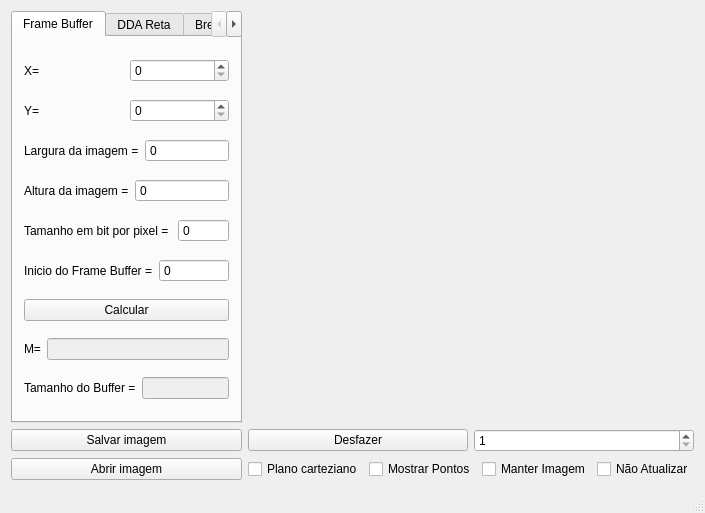
<?xml version="1.0" encoding="UTF-8"?>
<ui version="4.0">
 <class>MainWindow</class>
 <widget class="QMainWindow" name="MainWindow">
  <property name="windowModality">
   <enum>Qt::NonModal</enum>
  </property>
  <property name="enabled">
   <bool>true</bool>
  </property>
  <property name="geometry">
   <rect>
    <x>0</x>
    <y>0</y>
    <width>654</width>
    <height>513</height>
   </rect>
  </property>
  <property name="minimumSize">
   <size>
    <width>0</width>
    <height>0</height>
   </size>
  </property>
  <property name="maximumSize">
   <size>
    <width>1920</width>
    <height>1080</height>
   </size>
  </property>
  <property name="windowTitle">
   <string>Projeto de Computacao grafica</string>
  </property>
  <property name="windowIcon">
   <iconset resource="img.qrc">
    <normaloff>:/new/prefix1/img/ceub.jpg</normaloff>:/new/prefix1/img/ceub.jpg</iconset>
  </property>
  <widget class="QWidget" name="centralWidget">
   <layout class="QGridLayout" name="gridLayout">
    <item row="4" column="1">
     <layout class="QHBoxLayout" name="horizontalLayout_29">
      <property name="sizeConstraint">
       <enum>QLayout::SetMaximumSize</enum>
      </property>
      <item>
       <widget class="QCheckBox" name="cbDesenharPlano">
        <property name="text">
         <string>Plano carteziano</string>
        </property>
       </widget>
      </item>
      <item>
       <widget class="QCheckBox" name="cbMostrarPontos">
        <property name="text">
         <string>Mostrar Pontos</string>
        </property>
       </widget>
      </item>
      <item>
       <widget class="QCheckBox" name="cbManterImagem">
        <property name="text">
         <string>Manter Imagem</string>
        </property>
       </widget>
      </item>
      <item>
       <widget class="QCheckBox" name="cbNaoAtualizar">
        <property name="text">
         <string>Não Atualizar</string>
        </property>
       </widget>
      </item>
     </layout>
    </item>
    <item row="3" column="0">
     <widget class="QPushButton" name="btSalvarImagem">
      <property name="text">
       <string>Salvar imagem</string>
      </property>
     </widget>
    </item>
    <item row="4" column="0">
     <widget class="QPushButton" name="btAbrirImagem">
      <property name="text">
       <string>Abrir imagem</string>
      </property>
     </widget>
    </item>
    <item row="3" column="1">
     <layout class="QHBoxLayout" name="horizontalLayout_34">
      <item>
       <widget class="QPushButton" name="btDesfazer">
        <property name="text">
         <string>Desfazer</string>
        </property>
       </widget>
      </item>
      <item>
       <widget class="QSpinBox" name="sbMultiplicador">
        <property name="minimum">
         <number>1</number>
        </property>
       </widget>
      </item>
     </layout>
    </item>
    <item row="1" column="0">
     <layout class="QVBoxLayout" name="verticalLayout_14">
      <property name="sizeConstraint">
       <enum>QLayout::SetMaximumSize</enum>
      </property>
      <item>
       <widget class="QTabWidget" name="tabWidget">
        <property name="sizePolicy">
         <sizepolicy hsizetype="Preferred" vsizetype="Preferred">
          <horstretch>0</horstretch>
          <verstretch>0</verstretch>
         </sizepolicy>
        </property>
        <property name="minimumSize">
         <size>
          <width>0</width>
          <height>0</height>
         </size>
        </property>
        <property name="maximumSize">
         <size>
          <width>600</width>
          <height>16777215</height>
         </size>
        </property>
        <property name="tabPosition">
         <enum>QTabWidget::North</enum>
        </property>
        <property name="tabShape">
         <enum>QTabWidget::Rounded</enum>
        </property>
        <property name="currentIndex">
         <number>0</number>
        </property>
        <property name="elideMode">
         <enum>Qt::ElideNone</enum>
        </property>
        <property name="movable">
         <bool>false</bool>
        </property>
        <widget class="QWidget" name="tabFrame">
         <attribute name="title">
          <string>Frame Buffer</string>
         </attribute>
         <layout class="QVBoxLayout" name="verticalLayout_3">
          <item>
           <layout class="QHBoxLayout" name="horizontalLayout_30">
            <item>
             <widget class="QLabel" name="label_14">
              <property name="text">
               <string>X=</string>
              </property>
             </widget>
            </item>
            <item>
             <widget class="QSpinBox" name="sbXFrame">
              <property name="maximum">
               <number>400</number>
              </property>
             </widget>
            </item>
           </layout>
          </item>
          <item>
           <layout class="QHBoxLayout" name="horizontalLayout_31">
            <item>
             <widget class="QLabel" name="label_32">
              <property name="text">
               <string>Y=</string>
              </property>
             </widget>
            </item>
            <item>
             <widget class="QSpinBox" name="sbYFrame">
              <property name="maximum">
               <number>400</number>
              </property>
             </widget>
            </item>
           </layout>
          </item>
          <item>
           <layout class="QHBoxLayout" name="horizontalLayout_24">
            <item>
             <widget class="QLabel" name="label_34">
              <property name="text">
               <string>Largura da imagem =</string>
              </property>
             </widget>
            </item>
            <item>
             <widget class="QSpinBox" name="sbW">
              <property name="buttonSymbols">
               <enum>QAbstractSpinBox::NoButtons</enum>
              </property>
              <property name="maximum">
               <number>999999999</number>
              </property>
             </widget>
            </item>
           </layout>
          </item>
          <item>
           <layout class="QHBoxLayout" name="horizontalLayout_21">
            <item>
             <widget class="QLabel" name="label_33">
              <property name="text">
               <string>Altura da imagem =</string>
              </property>
             </widget>
            </item>
            <item>
             <widget class="QSpinBox" name="sbH">
              <property name="buttonSymbols">
               <enum>QAbstractSpinBox::NoButtons</enum>
              </property>
              <property name="maximum">
               <number>999999999</number>
              </property>
             </widget>
            </item>
           </layout>
          </item>
          <item>
           <layout class="QHBoxLayout" name="horizontalLayout_22">
            <item>
             <widget class="QLabel" name="label_35">
              <property name="text">
               <string>Tamanho em bit por pixel = </string>
              </property>
             </widget>
            </item>
            <item>
             <widget class="QSpinBox" name="sbT">
              <property name="buttonSymbols">
               <enum>QAbstractSpinBox::NoButtons</enum>
              </property>
              <property name="maximum">
               <number>999999999</number>
              </property>
             </widget>
            </item>
           </layout>
          </item>
          <item>
           <layout class="QHBoxLayout" name="horizontalLayout_25">
            <item>
             <widget class="QLabel" name="label_36">
              <property name="text">
               <string>Inicio do Frame Buffer =</string>
              </property>
             </widget>
            </item>
            <item>
             <widget class="QSpinBox" name="sbFB">
              <property name="buttonSymbols">
               <enum>QAbstractSpinBox::NoButtons</enum>
              </property>
              <property name="maximum">
               <number>999999999</number>
              </property>
             </widget>
            </item>
           </layout>
          </item>
          <item>
           <widget class="QPushButton" name="btFrameBuffer">
            <property name="text">
             <string>Calcular</string>
            </property>
           </widget>
          </item>
          <item>
           <layout class="QHBoxLayout" name="horizontalLayout_23">
            <item>
             <widget class="QLabel" name="label_37">
              <property name="text">
               <string>M=</string>
              </property>
             </widget>
            </item>
            <item>
             <widget class="QLineEdit" name="leM">
              <property name="enabled">
               <bool>false</bool>
              </property>
             </widget>
            </item>
           </layout>
          </item>
          <item>
           <layout class="QHBoxLayout" name="horizontalLayout_26">
            <item>
             <widget class="QLabel" name="label_38">
              <property name="text">
               <string>Tamanho do Buffer =</string>
              </property>
             </widget>
            </item>
            <item>
             <widget class="QLineEdit" name="leTamanhoBuffer">
              <property name="enabled">
               <bool>false</bool>
              </property>
             </widget>
            </item>
           </layout>
          </item>
         </layout>
        </widget>
        <widget class="QWidget" name="tabDDAReta">
         <attribute name="title">
          <string>DDA Reta</string>
         </attribute>
         <layout class="QVBoxLayout" name="verticalLayout">
          <item>
           <layout class="QHBoxLayout" name="horizontalLayout_2">
            <property name="sizeConstraint">
             <enum>QLayout::SetMinimumSize</enum>
            </property>
            <item>
             <widget class="QLabel" name="label">
              <property name="text">
               <string>A = (</string>
              </property>
             </widget>
            </item>
            <item>
             <widget class="QSpinBox" name="leX1">
              <property name="accelerated">
               <bool>false</bool>
              </property>
              <property name="minimum">
               <number>-100</number>
              </property>
              <property name="maximum">
               <number>100</number>
              </property>
              <property name="singleStep">
               <number>1</number>
              </property>
              <property name="stepType">
               <enum>QAbstractSpinBox::AdaptiveDecimalStepType</enum>
              </property>
              <property name="value">
               <number>0</number>
              </property>
             </widget>
            </item>
            <item>
             <widget class="QLabel" name="label_2">
              <property name="text">
               <string>,</string>
              </property>
             </widget>
            </item>
            <item>
             <widget class="QSpinBox" name="leY1">
              <property name="accelerated">
               <bool>false</bool>
              </property>
              <property name="minimum">
               <number>-100</number>
              </property>
              <property name="maximum">
               <number>100</number>
              </property>
              <property name="singleStep">
               <number>1</number>
              </property>
              <property name="stepType">
               <enum>QAbstractSpinBox::AdaptiveDecimalStepType</enum>
              </property>
              <property name="value">
               <number>0</number>
              </property>
             </widget>
            </item>
            <item>
             <widget class="QLabel" name="label_3">
              <property name="text">
               <string>)</string>
              </property>
             </widget>
            </item>
           </layout>
          </item>
          <item>
           <layout class="QHBoxLayout" name="horizontalLayout">
            <property name="sizeConstraint">
             <enum>QLayout::SetMinimumSize</enum>
            </property>
            <item>
             <widget class="QLabel" name="label_4">
              <property name="text">
               <string>B = (</string>
              </property>
             </widget>
            </item>
            <item>
             <widget class="QSpinBox" name="leX2">
              <property name="accelerated">
               <bool>false</bool>
              </property>
              <property name="minimum">
               <number>-100</number>
              </property>
              <property name="maximum">
               <number>100</number>
              </property>
              <property name="singleStep">
               <number>1</number>
              </property>
              <property name="stepType">
               <enum>QAbstractSpinBox::AdaptiveDecimalStepType</enum>
              </property>
              <property name="value">
               <number>0</number>
              </property>
             </widget>
            </item>
            <item>
             <widget class="QLabel" name="label_5">
              <property name="text">
               <string>,</string>
              </property>
             </widget>
            </item>
            <item>
             <widget class="QSpinBox" name="leY2">
              <property name="accelerated">
               <bool>false</bool>
              </property>
              <property name="minimum">
               <number>-100</number>
              </property>
              <property name="maximum">
               <number>100</number>
              </property>
              <property name="singleStep">
               <number>1</number>
              </property>
              <property name="stepType">
               <enum>QAbstractSpinBox::AdaptiveDecimalStepType</enum>
              </property>
              <property name="value">
               <number>0</number>
              </property>
             </widget>
            </item>
            <item>
             <widget class="QLabel" name="label_6">
              <property name="text">
               <string>)</string>
              </property>
             </widget>
            </item>
           </layout>
          </item>
          <item>
           <widget class="QPushButton" name="btDDA">
            <property name="text">
             <string>Gerar</string>
            </property>
           </widget>
          </item>
          <item>
           <layout class="QHBoxLayout" name="horizontalLayout_3">
            <item>
             <widget class="QLabel" name="label_7">
              <property name="text">
               <string>Dx =</string>
              </property>
             </widget>
            </item>
            <item>
             <widget class="QLineEdit" name="leDx">
              <property name="enabled">
               <bool>false</bool>
              </property>
              <property name="readOnly">
               <bool>true</bool>
              </property>
             </widget>
            </item>
           </layout>
          </item>
          <item>
           <layout class="QHBoxLayout" name="horizontalLayout_4">
            <item>
             <widget class="QLabel" name="label_8">
              <property name="text">
               <string>Dy =</string>
              </property>
             </widget>
            </item>
            <item>
             <widget class="QLineEdit" name="leDy">
              <property name="enabled">
               <bool>false</bool>
              </property>
              <property name="readOnly">
               <bool>true</bool>
              </property>
             </widget>
            </item>
           </layout>
          </item>
          <item>
           <layout class="QHBoxLayout" name="horizontalLayout_5">
            <item>
             <widget class="QLabel" name="label_9">
              <property name="text">
               <string>Step =</string>
              </property>
             </widget>
            </item>
            <item>
             <widget class="QLineEdit" name="leStep">
              <property name="enabled">
               <bool>false</bool>
              </property>
              <property name="readOnly">
               <bool>true</bool>
              </property>
             </widget>
            </item>
           </layout>
          </item>
          <item>
           <layout class="QHBoxLayout" name="horizontalLayout_6">
            <item>
             <widget class="QLabel" name="label_10">
              <property name="text">
               <string>Ix =</string>
              </property>
             </widget>
            </item>
            <item>
             <widget class="QLineEdit" name="leIx">
              <property name="enabled">
               <bool>false</bool>
              </property>
              <property name="readOnly">
               <bool>true</bool>
              </property>
             </widget>
            </item>
           </layout>
          </item>
          <item>
           <layout class="QHBoxLayout" name="horizontalLayout_7">
            <item>
             <widget class="QLabel" name="label_11">
              <property name="text">
               <string>Iy =</string>
              </property>
             </widget>
            </item>
            <item>
             <widget class="QLineEdit" name="leIy">
              <property name="enabled">
               <bool>false</bool>
              </property>
              <property name="readOnly">
               <bool>true</bool>
              </property>
             </widget>
            </item>
           </layout>
          </item>
         </layout>
        </widget>
        <widget class="QWidget" name="tabBresReta">
         <attribute name="title">
          <string>Bresenham's  Reta</string>
         </attribute>
         <layout class="QVBoxLayout" name="verticalLayout_2">
          <item>
           <layout class="QHBoxLayout" name="horizontalLayout_14">
            <item>
             <widget class="QLabel" name="label_17">
              <property name="text">
               <string>A = (</string>
              </property>
             </widget>
            </item>
            <item>
             <widget class="QSpinBox" name="leX1_2">
              <property name="accelerated">
               <bool>false</bool>
              </property>
              <property name="minimum">
               <number>-100</number>
              </property>
              <property name="maximum">
               <number>100</number>
              </property>
              <property name="singleStep">
               <number>1</number>
              </property>
              <property name="stepType">
               <enum>QAbstractSpinBox::AdaptiveDecimalStepType</enum>
              </property>
              <property name="value">
               <number>0</number>
              </property>
             </widget>
            </item>
            <item>
             <widget class="QLabel" name="label_18">
              <property name="text">
               <string>,</string>
              </property>
             </widget>
            </item>
            <item>
             <widget class="QSpinBox" name="leY1_2">
              <property name="accelerated">
               <bool>false</bool>
              </property>
              <property name="minimum">
               <number>-100</number>
              </property>
              <property name="maximum">
               <number>100</number>
              </property>
              <property name="singleStep">
               <number>1</number>
              </property>
              <property name="stepType">
               <enum>QAbstractSpinBox::AdaptiveDecimalStepType</enum>
              </property>
              <property name="value">
               <number>0</number>
              </property>
             </widget>
            </item>
            <item>
             <widget class="QLabel" name="label_19">
              <property name="text">
               <string>)</string>
              </property>
             </widget>
            </item>
           </layout>
          </item>
          <item>
           <layout class="QHBoxLayout" name="horizontalLayout_15">
            <item>
             <widget class="QLabel" name="label_20">
              <property name="text">
               <string>B = (</string>
              </property>
             </widget>
            </item>
            <item>
             <widget class="QSpinBox" name="leX2_2">
              <property name="accelerated">
               <bool>false</bool>
              </property>
              <property name="minimum">
               <number>-100</number>
              </property>
              <property name="maximum">
               <number>100</number>
              </property>
              <property name="singleStep">
               <number>1</number>
              </property>
              <property name="stepType">
               <enum>QAbstractSpinBox::AdaptiveDecimalStepType</enum>
              </property>
              <property name="value">
               <number>0</number>
              </property>
             </widget>
            </item>
            <item>
             <widget class="QLabel" name="label_21">
              <property name="text">
               <string>,</string>
              </property>
             </widget>
            </item>
            <item>
             <widget class="QSpinBox" name="leY2_2">
              <property name="accelerated">
               <bool>false</bool>
              </property>
              <property name="minimum">
               <number>-100</number>
              </property>
              <property name="maximum">
               <number>100</number>
              </property>
              <property name="singleStep">
               <number>1</number>
              </property>
              <property name="stepType">
               <enum>QAbstractSpinBox::AdaptiveDecimalStepType</enum>
              </property>
              <property name="value">
               <number>0</number>
              </property>
             </widget>
            </item>
            <item>
             <widget class="QLabel" name="label_22">
              <property name="text">
               <string>)</string>
              </property>
             </widget>
            </item>
           </layout>
          </item>
          <item>
           <widget class="QPushButton" name="btBresenham">
            <property name="text">
             <string>Gerar</string>
            </property>
           </widget>
          </item>
          <item>
           <layout class="QHBoxLayout" name="horizontalLayout_9">
            <item>
             <widget class="QLabel" name="label_12">
              <property name="text">
               <string>Dx =</string>
              </property>
             </widget>
            </item>
            <item>
             <widget class="QLineEdit" name="leDx_2">
              <property name="enabled">
               <bool>false</bool>
              </property>
              <property name="readOnly">
               <bool>true</bool>
              </property>
             </widget>
            </item>
           </layout>
          </item>
          <item>
           <layout class="QHBoxLayout" name="horizontalLayout_10">
            <item>
             <widget class="QLabel" name="label_13">
              <property name="text">
               <string>Dy =</string>
              </property>
             </widget>
            </item>
            <item>
             <widget class="QLineEdit" name="leDy_2">
              <property name="enabled">
               <bool>false</bool>
              </property>
              <property name="readOnly">
               <bool>true</bool>
              </property>
             </widget>
            </item>
           </layout>
          </item>
          <item>
           <layout class="QHBoxLayout" name="horizontalLayout_12">
            <item>
             <widget class="QLabel" name="label_15">
              <property name="text">
               <string>P =</string>
              </property>
             </widget>
            </item>
            <item>
             <widget class="QLineEdit" name="leP">
              <property name="enabled">
               <bool>false</bool>
              </property>
              <property name="readOnly">
               <bool>true</bool>
              </property>
             </widget>
            </item>
           </layout>
          </item>
          <item>
           <layout class="QHBoxLayout" name="horizontalLayout_17">
            <item>
             <widget class="QLabel" name="label_23">
              <property name="text">
               <string>incP1=</string>
              </property>
             </widget>
            </item>
            <item>
             <widget class="QLineEdit" name="leP2">
              <property name="enabled">
               <bool>false</bool>
              </property>
              <property name="readOnly">
               <bool>true</bool>
              </property>
             </widget>
            </item>
           </layout>
          </item>
          <item>
           <layout class="QHBoxLayout" name="horizontalLayout_13">
            <item>
             <widget class="QLabel" name="label_16">
              <property name="text">
               <string>incP2=</string>
              </property>
             </widget>
            </item>
            <item>
             <widget class="QLineEdit" name="leXy2">
              <property name="enabled">
               <bool>false</bool>
              </property>
              <property name="readOnly">
               <bool>true</bool>
              </property>
             </widget>
            </item>
           </layout>
          </item>
         </layout>
        </widget>
        <widget class="QWidget" name="tabPit">
         <attribute name="title">
          <string>Círculo Pitagoras</string>
         </attribute>
         <layout class="QVBoxLayout" name="verticalLayout_4">
          <item>
           <layout class="QHBoxLayout" name="horizontalLayout_16">
            <item>
             <widget class="QLabel" name="label_24">
              <property name="text">
               <string>Xc =</string>
              </property>
             </widget>
            </item>
            <item>
             <widget class="QSpinBox" name="leXc">
              <property name="accelerated">
               <bool>false</bool>
              </property>
              <property name="minimum">
               <number>-450</number>
              </property>
              <property name="maximum">
               <number>100</number>
              </property>
              <property name="singleStep">
               <number>1</number>
              </property>
              <property name="stepType">
               <enum>QAbstractSpinBox::AdaptiveDecimalStepType</enum>
              </property>
              <property name="value">
               <number>0</number>
              </property>
             </widget>
            </item>
           </layout>
          </item>
          <item>
           <layout class="QHBoxLayout" name="horizontalLayout_32">
            <item>
             <widget class="QLabel" name="label_25">
              <property name="text">
               <string>Yc =</string>
              </property>
             </widget>
            </item>
            <item>
             <widget class="QSpinBox" name="leYc">
              <property name="accelerated">
               <bool>false</bool>
              </property>
              <property name="minimum">
               <number>-450</number>
              </property>
              <property name="maximum">
               <number>100</number>
              </property>
              <property name="singleStep">
               <number>1</number>
              </property>
              <property name="stepType">
               <enum>QAbstractSpinBox::AdaptiveDecimalStepType</enum>
              </property>
              <property name="value">
               <number>0</number>
              </property>
             </widget>
            </item>
           </layout>
          </item>
          <item>
           <layout class="QHBoxLayout" name="horizontalLayout_18">
            <item>
             <widget class="QLabel" name="label_27">
              <property name="text">
               <string>raio =</string>
              </property>
             </widget>
            </item>
            <item>
             <widget class="QSpinBox" name="leRaio">
              <property name="accelerated">
               <bool>false</bool>
              </property>
              <property name="minimum">
               <number>0</number>
              </property>
              <property name="maximum">
               <number>100</number>
              </property>
              <property name="singleStep">
               <number>1</number>
              </property>
              <property name="stepType">
               <enum>QAbstractSpinBox::AdaptiveDecimalStepType</enum>
              </property>
              <property name="value">
               <number>0</number>
              </property>
             </widget>
            </item>
           </layout>
          </item>
          <item>
           <widget class="QPushButton" name="btCirculoPit">
            <property name="text">
             <string>Gerar</string>
            </property>
           </widget>
          </item>
         </layout>
        </widget>
        <widget class="QWidget" name="tabCircBres">
         <attribute name="title">
          <string>Círculo Bresenham's</string>
         </attribute>
         <layout class="QVBoxLayout" name="verticalLayout_5">
          <item>
           <layout class="QHBoxLayout" name="horizontalLayout_19">
            <item>
             <widget class="QLabel" name="label_28">
              <property name="text">
               <string>Xc =</string>
              </property>
             </widget>
            </item>
            <item>
             <widget class="QSpinBox" name="leXc_2">
              <property name="accelerated">
               <bool>false</bool>
              </property>
              <property name="minimum">
               <number>-450</number>
              </property>
              <property name="maximum">
               <number>100</number>
              </property>
              <property name="singleStep">
               <number>1</number>
              </property>
              <property name="stepType">
               <enum>QAbstractSpinBox::AdaptiveDecimalStepType</enum>
              </property>
              <property name="value">
               <number>0</number>
              </property>
             </widget>
            </item>
           </layout>
          </item>
          <item>
           <layout class="QHBoxLayout" name="horizontalLayout_11">
            <item>
             <widget class="QLabel" name="label_29">
              <property name="text">
               <string>Yc =</string>
              </property>
             </widget>
            </item>
            <item>
             <widget class="QSpinBox" name="leYc_2">
              <property name="accelerated">
               <bool>false</bool>
              </property>
              <property name="minimum">
               <number>-450</number>
              </property>
              <property name="maximum">
               <number>100</number>
              </property>
              <property name="singleStep">
               <number>1</number>
              </property>
              <property name="stepType">
               <enum>QAbstractSpinBox::AdaptiveDecimalStepType</enum>
              </property>
              <property name="value">
               <number>0</number>
              </property>
             </widget>
            </item>
           </layout>
          </item>
          <item>
           <layout class="QHBoxLayout" name="horizontalLayout_20">
            <item>
             <widget class="QLabel" name="label_31">
              <property name="text">
               <string>raio =</string>
              </property>
             </widget>
            </item>
            <item>
             <widget class="QSpinBox" name="leRaio_2">
              <property name="accelerated">
               <bool>false</bool>
              </property>
              <property name="minimum">
               <number>0</number>
              </property>
              <property name="maximum">
               <number>100</number>
              </property>
              <property name="singleStep">
               <number>1</number>
              </property>
              <property name="stepType">
               <enum>QAbstractSpinBox::AdaptiveDecimalStepType</enum>
              </property>
              <property name="value">
               <number>0</number>
              </property>
             </widget>
            </item>
           </layout>
          </item>
          <item>
           <widget class="QPushButton" name="btCirculoBresenham">
            <property name="text">
             <string>Gerar</string>
            </property>
           </widget>
          </item>
         </layout>
        </widget>
        <widget class="QWidget" name="tabCircCoord">
         <attribute name="title">
          <string>Círculo Coordenadas Polares</string>
         </attribute>
         <layout class="QVBoxLayout" name="verticalLayout_6">
          <item>
           <layout class="QHBoxLayout" name="horizontalLayout_27">
            <item>
             <widget class="QLabel" name="label_39">
              <property name="text">
               <string>Xc =</string>
              </property>
             </widget>
            </item>
            <item>
             <widget class="QSpinBox" name="leXc_3">
              <property name="accelerated">
               <bool>false</bool>
              </property>
              <property name="minimum">
               <number>-450</number>
              </property>
              <property name="maximum">
               <number>100</number>
              </property>
              <property name="singleStep">
               <number>1</number>
              </property>
              <property name="stepType">
               <enum>QAbstractSpinBox::AdaptiveDecimalStepType</enum>
              </property>
              <property name="value">
               <number>0</number>
              </property>
             </widget>
            </item>
           </layout>
          </item>
          <item>
           <layout class="QHBoxLayout" name="horizontalLayout_33">
            <item>
             <widget class="QLabel" name="label_40">
              <property name="text">
               <string>Yc =</string>
              </property>
             </widget>
            </item>
            <item>
             <widget class="QSpinBox" name="leYc_3">
              <property name="accelerated">
               <bool>false</bool>
              </property>
              <property name="minimum">
               <number>-450</number>
              </property>
              <property name="maximum">
               <number>100</number>
              </property>
              <property name="singleStep">
               <number>1</number>
              </property>
              <property name="stepType">
               <enum>QAbstractSpinBox::AdaptiveDecimalStepType</enum>
              </property>
              <property name="value">
               <number>0</number>
              </property>
             </widget>
            </item>
           </layout>
          </item>
          <item>
           <layout class="QHBoxLayout" name="horizontalLayout_8">
            <item>
             <widget class="QLabel" name="label_43">
              <property name="text">
               <string>Numero de quadrantes =</string>
              </property>
             </widget>
            </item>
            <item>
             <widget class="QSpinBox" name="sbQuadrantes">
              <property name="minimum">
               <number>2</number>
              </property>
              <property name="maximum">
               <number>300</number>
              </property>
              <property name="singleStep">
               <number>2</number>
              </property>
              <property name="value">
               <number>8</number>
              </property>
             </widget>
            </item>
           </layout>
          </item>
          <item>
           <layout class="QHBoxLayout" name="horizontalLayout_28">
            <item>
             <widget class="QLabel" name="label_42">
              <property name="text">
               <string>raio =</string>
              </property>
             </widget>
            </item>
            <item>
             <widget class="QSpinBox" name="leRaio_3">
              <property name="accelerated">
               <bool>false</bool>
              </property>
              <property name="minimum">
               <number>0</number>
              </property>
              <property name="maximum">
               <number>100</number>
              </property>
              <property name="singleStep">
               <number>1</number>
              </property>
              <property name="stepType">
               <enum>QAbstractSpinBox::AdaptiveDecimalStepType</enum>
              </property>
              <property name="value">
               <number>0</number>
              </property>
             </widget>
            </item>
           </layout>
          </item>
          <item>
           <widget class="QPushButton" name="btCirculoCoordenadas">
            <property name="text">
             <string>Gerar</string>
            </property>
           </widget>
          </item>
         </layout>
        </widget>
       </widget>
      </item>
     </layout>
    </item>
    <item row="1" column="1">
     <widget class="QLabel" name="test">
      <property name="enabled">
       <bool>true</bool>
      </property>
      <property name="sizePolicy">
       <sizepolicy hsizetype="Preferred" vsizetype="Preferred">
        <horstretch>0</horstretch>
        <verstretch>0</verstretch>
       </sizepolicy>
      </property>
      <property name="minimumSize">
       <size>
        <width>400</width>
        <height>400</height>
       </size>
      </property>
      <property name="maximumSize">
       <size>
        <width>900</width>
        <height>900</height>
       </size>
      </property>
      <property name="sizeIncrement">
       <size>
        <width>0</width>
        <height>0</height>
       </size>
      </property>
      <property name="cursor">
       <cursorShape>ForbiddenCursor</cursorShape>
      </property>
      <property name="text">
       <string/>
      </property>
      <property name="pixmap">
       <pixmap resource="img.qrc">:/new/prefix1/img/ceub.jpg</pixmap>
      </property>
      <property name="scaledContents">
       <bool>true</bool>
      </property>
     </widget>
    </item>
   </layout>
  </widget>
  <widget class="QStatusBar" name="statusBar"/>
 </widget>
 <layoutdefault spacing="6" margin="11"/>
 <tabstops>
  <tabstop>sbXFrame</tabstop>
  <tabstop>sbYFrame</tabstop>
  <tabstop>sbW</tabstop>
  <tabstop>sbH</tabstop>
  <tabstop>sbT</tabstop>
  <tabstop>sbFB</tabstop>
  <tabstop>btFrameBuffer</tabstop>
  <tabstop>leX1</tabstop>
  <tabstop>leY1</tabstop>
  <tabstop>leX2</tabstop>
  <tabstop>leY2</tabstop>
  <tabstop>btDDA</tabstop>
  <tabstop>leX1_2</tabstop>
  <tabstop>leY1_2</tabstop>
  <tabstop>leX2_2</tabstop>
  <tabstop>leY2_2</tabstop>
  <tabstop>btBresenham</tabstop>
  <tabstop>leXc</tabstop>
  <tabstop>leYc</tabstop>
  <tabstop>leRaio</tabstop>
  <tabstop>btCirculoPit</tabstop>
  <tabstop>leXc_2</tabstop>
  <tabstop>leYc_2</tabstop>
  <tabstop>leRaio_2</tabstop>
  <tabstop>btCirculoBresenham</tabstop>
  <tabstop>leXc_3</tabstop>
  <tabstop>leYc_3</tabstop>
  <tabstop>sbQuadrantes</tabstop>
  <tabstop>leRaio_3</tabstop>
  <tabstop>btCirculoCoordenadas</tabstop>
  <tabstop>cbDesenharPlano</tabstop>
  <tabstop>cbMostrarPontos</tabstop>
  <tabstop>cbManterImagem</tabstop>
  <tabstop>cbNaoAtualizar</tabstop>
  <tabstop>tabWidget</tabstop>
  <tabstop>leTamanhoBuffer</tabstop>
  <tabstop>leP</tabstop>
  <tabstop>leDy</tabstop>
  <tabstop>leStep</tabstop>
  <tabstop>leDx</tabstop>
  <tabstop>leXy2</tabstop>
  <tabstop>leIy</tabstop>
  <tabstop>leDx_2</tabstop>
  <tabstop>leIx</tabstop>
  <tabstop>leDy_2</tabstop>
  <tabstop>leP2</tabstop>
  <tabstop>leM</tabstop>
 </tabstops>
 <resources>
  <include location="img.qrc"/>
 </resources>
 <connections/>
</ui>
